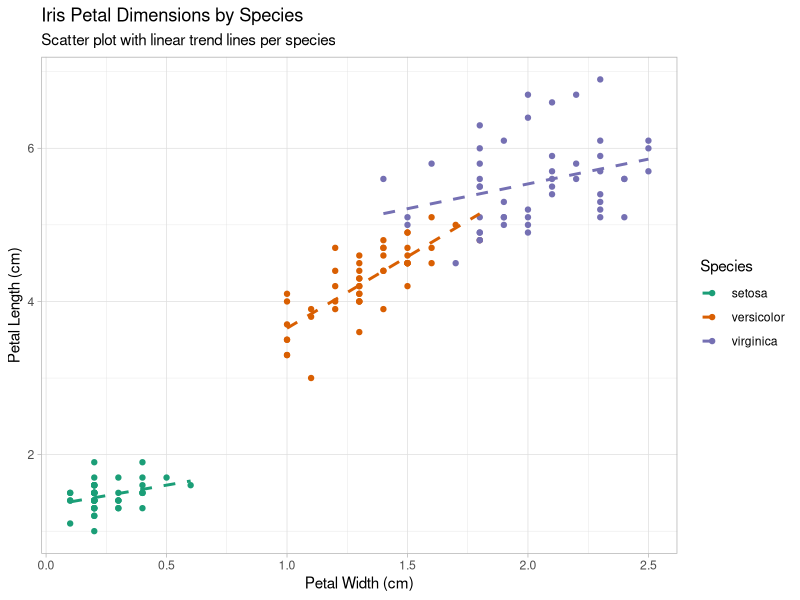

Reproduce this figure in R.
library(ggplot2)
library(dplyr)

# Load the iris dataset
data(iris)

# Create a scatter plot with enhancements
ggplot(data = iris, aes(x = Petal.Width, y = Petal.Length, color = Species)) +
  geom_point() +
  geom_smooth(method = "lm", se = FALSE, aes(group = Species), linetype = "dashed") +
  scale_color_brewer(palette = "Dark2") +
  labs(
    title = "Iris Petal Dimensions by Species",
    subtitle = "Scatter plot with linear trend lines per species",
    x = "Petal Width (cm)",
    y = "Petal Length (cm)",
    color = "Species"
  ) +
  theme_light()

